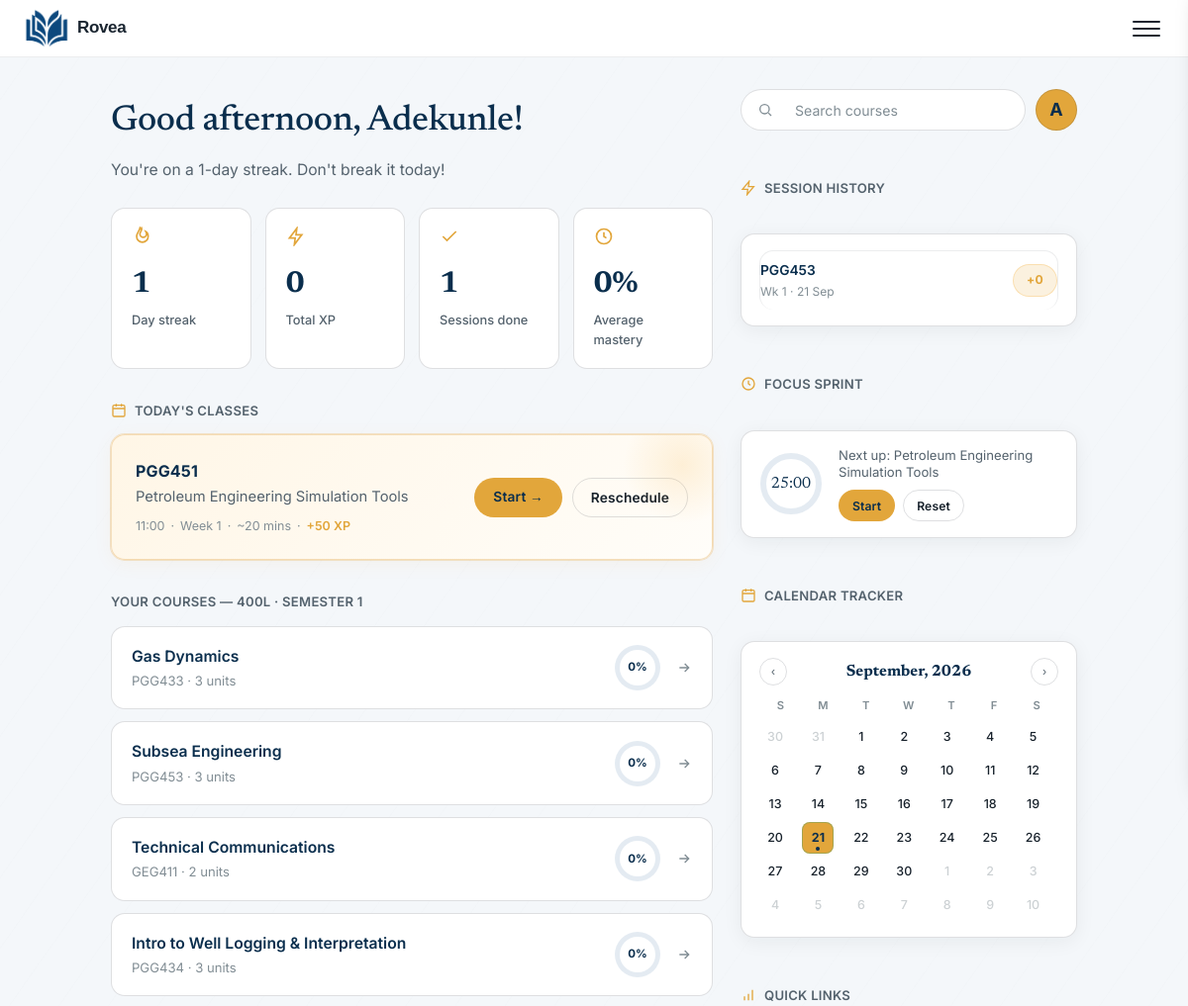
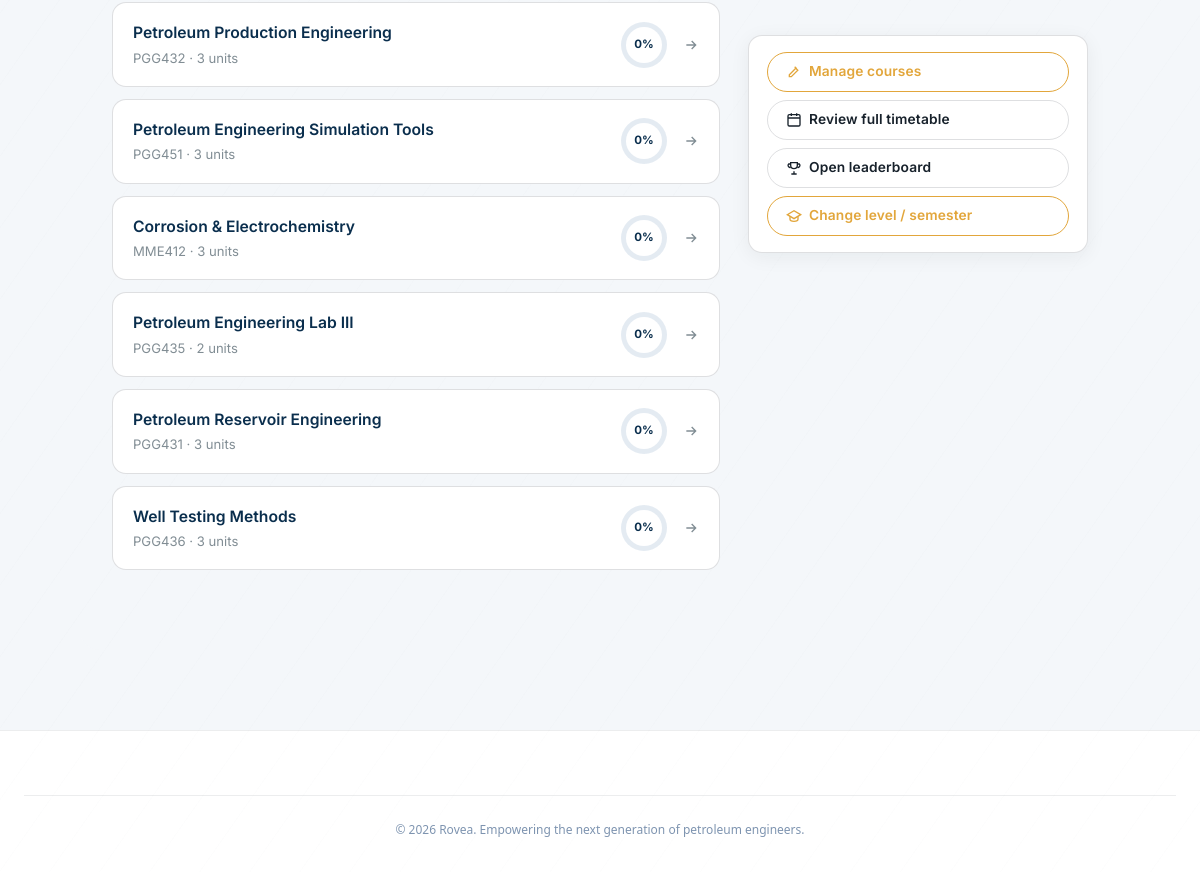
The app's page /dashboard/ (signed in) with its own data (2 pictures, top to bottom).
### core/models.py (models this page shows, shortened)
class StudentProfile(models.Model):
    user = models.OneToOneField(User, on_delete=models.CASCADE, related_name="profile")
    matric_number = models.CharField(max_length=20, blank=True)
    school = models.CharField(max_length=50, choices=SCHOOL_CHOICES, default="unilag")
    department = models.CharField(max_length=50, choices=DEPARTMENT_CHOICES, default="petroleum")
    level = models.CharField(max_length=3, choices=LEVEL_CHOICES)
    semester = models.CharField(max_length=1, choices=SEMESTER_CHOICES)
    is_staff_member = models.BooleanField(default=False)
    elective_courses = models.ManyToManyField(
        'CourseDefinition',
        blank=True,
        related_name="enrolled_students",
        limit_choices_to={"is_elective": True}
    )
    xp = models.IntegerField(default=0)
    streak = models.IntegerField(default=0)
    last_session_date = models.DateField(null=True, blank=True)
    created_at = models.DateTimeField(auto_now_add=True)
    queue_position = models.IntegerField(default=0)
    queue_date = models.DateField(null=True, blank=True)

class TimetableEntry(models.Model):
    DAYS = [("Mon", "Monday"), ("Tue", "Tuesday"), ("Wed", "Wednesday"), ("Thu", "Thursday"), ("Fri", "Friday")]
    student = models.ForeignKey(StudentProfile, on_delete=models.CASCADE, related_name="timetable")
    course_code = models.CharField(max_length=10)
    course_title = models.CharField(max_length=100)
    day = models.CharField(max_length=3, choices=DAYS)
    time = models.CharField(max_length=10, default="09:00")
    week_number = models.IntegerField(default=1)
    total_weeks = models.IntegerField(default=10)
    is_completed = models.BooleanField(default=False)
    is_missed = models.BooleanField(default=False)
    rescheduled_to = models.DateField(null=True, blank=True)
    class Meta:
        ordering = ["day", "time"]

class Session(models.Model):
    student = models.ForeignKey(StudentProfile, on_delete=models.CASCADE, related_name="sessions")
    course_code = models.CharField(max_length=10)
    course_title = models.CharField(max_length=100)
    week_number = models.IntegerField(default=1)
    topics = models.JSONField(default=list)
    current_topic_index = models.IntegerField(default=0)
    is_complete = models.BooleanField(default=False)
    xp_earned = models.IntegerField(default=0)
    started_at = models.DateTimeField(auto_now_add=True)
    completed_at = models.DateTimeField(null=True, blank=True)
    class Meta:
        ordering = ["-started_at"]

### core/views.py (the view)
# urls.py: path("dashboard/", views.dashboard_view, name="dashboard"),
@login_required
def dashboard_view(request):
    if not hasattr(request.user, "profile"):
        return redirect("onboarding")
    profile = request.user.profile
    if profile.level == "400" and profile.semester == "2":
        return redirect("siwes")
    timetable = profile.timetable.all()
    course_defs = {
        c.course_code: c
        for c in CourseDefinition.objects.filter(
            course_code__in=timetable.values_list("course_code", flat=True)
        )
    }
    courses = [
        {
            "code": t.course_code,
            "title": t.course_title,
            "units": course_defs[t.course_code].units if t.course_code in course_defs else 3,
        }
        for t in timetable
    ]
    recent_sessions = profile.sessions.all()[:5]
    leaderboard = StudentProfile.objects.select_related("user").order_by("-xp")[:10]
    sessions_done = profile.sessions.count()
    active_entry = _get_active_course_entry(profile)
    if active_entry:
        todays_courses = [active_entry] if not active_entry.is_completed else []
        today = active_entry.course_code
        is_rest_day = False
    else:
        todays_courses = []
        today = None
        is_rest_day = True
    incomplete_sessions = {
        s.course_code: s
        for s in Session.objects.filter(student=profile, is_complete=False)
    }
    total_courses = timetable.count()
    completed_courses = timetable.filter(is_completed=True).count()
    all_done = total_courses > 0 and completed_courses == total_courses
    return render(request, "core/dashboard.html", {
        "profile": profile,
        "courses": courses,
        "timetable": timetable,
        "recent_sessions": recent_sessions,
        "leaderboard": leaderboard,
        "sessions_done": sessions_done,
        "todays_courses": todays_courses,
        "today": today,
        "incomplete_sessions": incomplete_sessions,
        "all_done": all_done,
        "is_rest_day": is_rest_day,
    })

### core/views.py (called while the page is built)
def _get_active_course_entry(profile):
    courses = list(profile.timetable.order_by("course_code"))
    if not courses:
        return None
    idx = _teaching_day_index(date.today())
    if idx is None:
        return None  # Sunday — rest day
    return courses[idx % len(courses)]

def _teaching_day_index(target_date):
    if target_date.weekday() == 6:
        return None
    delta_days = (target_date - TIMETABLE_EPOCH).days
    full_weeks, remainder = divmod(delta_days, 7)
    return full_weeks * 6 + remainder

### templates/core/dashboard.html (shortened to what this page needs)
{% extends "core/base.html" %}
{% block content %}
<div class="page-container dashboard-grid-container" id="dashboardRoot" data-theme="dark">
  <div class="dashboard-main-col">
    <div class="greeting-section">
      <h2 class="greeting" id="greeting">Hey!</h2>
      <p class="greeting-sub">
        {% if profile.streak > 0 %}
          You're on a {{ profile.streak }}-day streak. Don't break it today!
        {% else %}
          Start a session today to begin your streak!
        {% endif %}
      </p>
    </div>
    <div class="stats-row">
      <div class="stat-card">
        <svg class="ic-lg stat-icon" viewBox="0 0 24 24" fill="none" stroke="currentColor" stroke-width="2"><path d="M12 2c1 3-2 4-2 7a4 4 0 0 0 8 0c0-1-.5-2-1-3 2 1 3 3.5 3 6a7 7 0 0 1-14 0c0-4 3-6 4-10 .3 1 1 2 2 0Z"/></svg>
        <div class="stat-val">{{ profile.streak }}</div>
        <div class="stat-lbl">Day streak</div>
      </div>
      <div class="stat-card">
        <svg class="ic-lg stat-icon" viewBox="0 0 24 24" fill="none" stroke="currentColor" stroke-width="2"><path d="m13 2-9 12h7l-1 8 9-12h-7l1-8Z"/></svg>
        <div class="stat-val">{{ profile.xp }}</div>
        <div class="stat-lbl">Total XP</div>
      </div>
      <div class="stat-card">
        <svg class="ic-lg stat-icon" viewBox="0 0 24 24" fill="none" stroke="currentColor" stroke-width="2"><path d="M20 6 9 17l-5-5"/></svg>
        <div class="stat-val">{{ sessions_done }}</div>
        <div class="stat-lbl">Sessions done</div>
      </div>
      <div class="stat-card">
        <svg class="ic-lg stat-icon" viewBox="0 0 24 24" fill="none" stroke="currentColor" stroke-width="2"><circle cx="12" cy="12" r="9"/><path d="M12 7v5l3 2"/></svg>
        <div class="stat-val"><span id="masteryStatVal">—</span></div>
        <div class="stat-lbl">Average mastery</div>
      </div>
    </div>
    <p class="section-label">
      <svg class="ic" viewBox="0 0 24 24" fill="none" stroke="currentColor" stroke-width="2"><rect x="3" y="4" width="18" height="17" rx="2"/><path d="M3 9h18M8 2v4M16 2v4"/></svg>
      Today's classes
    </p>
    {% if todays_courses %}
      {% for course in todays_courses %}
      <div class="today-card">
        <div>
          <div class="tc-code">{{ course.course_code }}</div>
          <div class="tc-title">{{ course.course_title }}</div>
          <div class="tc-meta">
            <span>{{ course.time }}</span> · <span>Week {{ course.week_number }}</span> · <span>~20 mins</span> · <span class="xp">+50 XP</span>
          </div>
        </div>
        <div class="tc-actions">
          {% if forloop.first %}
            {% if course.course_code in incomplete_sessions %}
              <a href="{% url 'session' course.course_code %}" class="btn btn-primary">Resume →</a>
            {% else %}
              <a href="{% url 'session' course.course_code %}" class="btn btn-primary">Start →</a>
            {% endif %}
            <form method="post" action="{% url 'reschedule' course.id %}" style="margin:0;">
              <button type="submit" class="btn btn-white-outline">Reschedule</button>
            </form>
          {% else %}
            <span class="badge badge-amber live-badge">Up Next</span>
          {% endif %}
        </div>
      </div>
      {% endfor %}
    {% endif %}
    <p class="section-label" style="margin-top:32px;">Your courses — {{ profile.level }}L · Semester {{ profile.semester }}</p>
    <div class="course-list" id="courseList">
      {% for course in courses %}
      <a href="{% url 'session' course.code %}" class="course-pill" data-course-search="{{ course.title|lower }} {{ course.code|lower }}">
        <div style="display:flex;align-items:center;min-width:0;">
          <div>
            <div class="course-name">{{ course.title }}</div>
            <div class="course-code">{{ course.code }} · {{ course.units }} units</div>
          </div>
        </div>
        <div style="display:flex;align-items:center;gap:16px;flex-shrink:0;">
          <div class="progress-circle-container">
            <div class="progress-circle-outer" style="--progress-val: {% if course.progress_pct %}{{ course.progress_pct }}{% else %}0{% endif %};">
              <div class="progress-circle-inner">
                <span class="progress-circle-text">{% if course.progress_pct %}{{ course.progress_pct }}{% else %}0{% endif %}%</span>
              </div>
            </div>
          </div>
          <svg class="ic arrow" viewBox="0 0 24 24" fill="none" stroke="currentColor" stroke-width="2"><path d="M5 12h14M13 6l6 6-6 6"/></svg>
        </div>
      </a>
      {% empty %}
      <div class="course-empty">
        No courses added yet. <a href="{% url 'manage_courses' %}">Add your first course →</a>
      </div>
      {% endfor %}
    </div>
  </div>
  <div class="dashboard-side-col">
    <div class="search-header-row search-header-row--side">
      <div class="search-container">
        <form method="GET" action="#" class="search-wrapper" onsubmit="event.preventDefault();">
          <svg class="ic" viewBox="0 0 24 24" fill="none" stroke="currentColor" stroke-width="2"><circle cx="11" cy="11" r="7"/><path d="m21 21-4.3-4.3"/></svg>
          <input type="text" name="q" placeholder="Search courses" class="search-input" id="courseSearchInput" autocomplete="off">
        </form>
      </div>
      <div class="header-avatar-frame">
        {% if profile.avatar_url %}
          <img src="{{ profile.avatar_url }}" alt="Profile avatar">
        {% else %}
          <span class="header-avatar-fallback">{{ user.first_name|slice:":1"|upper|default:"R" }}</span>
        {% endif %}
      </div>
    </div>
    <p class="section-label">
      <svg class="ic" viewBox="0 0 24 24" fill="none" stroke="currentColor" stroke-width="2"><path d="M13 2 3 14h8l-1 8 10-12h-8l1-8Z"/></svg>
      Session history
    </p>
    <div class="side-widget-card">
      {% if recent_sessions %}
      <div class="session-list">
        {% for s in recent_sessions %}
        <div class="session-row">
          <div>
            <div class="session-course">{{ s.course_code }}</div>
            <div class="session-date">Wk {{ s.week_number }} · {{ s.started_at|date:"d M" }}</div>
          </div>
          <div>
            <span class="badge {% if s.is_complete %}badge-green{% else %}badge-amber{% endif %}">
              +{{ s.xp_earned }}
            </span>
          </div>
        </div>
        {% endfor %}
      </div>
      {% else %}
      <div style="text-align:center;color:var(--ink-faint);font-size:13.5px;padding:1rem 0;">
        No sessions tracked yet.
      </div>
      {% endif %}
    </div>
    <p class="section-label">
      <svg class="ic" viewBox="0 0 24 24" fill="none" stroke="currentColor" stroke-width="2"><circle cx="12" cy="12" r="9"/><path d="M12 7v5l3 2"/></svg>
      Focus sprint
    </p>
    <div class="side-widget-card focus-widget" id="focusWidget"
         data-course-url="{% if todays_courses %}{% url 'session' todays_courses.0.course_code %}{% endif %}"
         data-course-title="{% if todays_courses %}{{ todays_courses.0.course_title|escapejs }}{% endif %}">
      <div class="focus-ring">
        <svg width="64" height="64" viewBox="0 0 64 64">
          <circle class="focus-ring-bg" cx="32" cy="32" r="28"/>
          <circle class="focus-ring-fg" id="focusRingFg" cx="32" cy="32" r="28" stroke-dasharray="175.9" stroke-dashoffset="0"/>
        </svg>
        <div class="focus-time" id="focusTime">25:00</div>
      </div>
      <div class="focus-info">
        <div class="focus-task" id="focusTask">
          {% if todays_courses %}Next up: {{ todays_courses.0.course_title }}{% else %}Pick a course and start a sprint{% endif %}
        </div>
        <div class="focus-controls" id="focusControls">
        </div>
      </div>
    </div>
    <p class="section-label">
      <svg class="ic" viewBox="0 0 24 24" fill="none" stroke="currentColor" stroke-width="2"><rect x="3" y="4" width="18" height="17" rx="2"/><path d="M3 9h18M8 2v4M16 2v4"/></svg>
      Calendar tracker
    </p>
    <div class="calendar-widget side-widget-card">
      <div class="calendar-header">
        <button class="calendar-nav-btn" id="calPrevBtn" aria-label="Previous month">‹</button>
        <span class="calendar-title" id="calendarMonthTitle">June, 2026</span>
        <button class="calendar-nav-btn" id="calNextBtn" aria-label="Next month">›</button>
      </div>
      <div class="calendar-weekdays">
        <div>S</div><div>M</div><div>T</div><div>W</div><div>T</div><div>F</div><div>S</div>
      </div>
      <div class="calendar-days-grid" id="calendarDaysGrid"></div>
    </div>
    <p class="section-label">
      <svg class="ic" viewBox="0 0 24 24" fill="none" stroke="currentColor" stroke-width="2"><path d="M12 20V10M18 20V4M6 20v-6"/></svg>
      Quick links
    </p>
    <div class="side-widget-card" style="display:flex;flex-direction:column;gap:8px;">
        <a href="{% url 'manage_courses' %}" class="btn btn-white-outline btn-full" style="border-color:var(--amber);color:var(--amber);">
          <svg class="ic" viewBox="0 0 24 24" fill="none" stroke="currentColor" stroke-width="2"><path d="m14.7 6.3 3 3L8 19H5v-3Z"/><path d="m13 4 3 3"/></svg>
          Manage courses
        </a>
       <a href="{% url 'timetable' %}" class="btn btn-white-outline btn-full">
          <svg class="ic" viewBox="0 0 24 24" fill="none" stroke="currentColor" stroke-width="2"><rect x="3" y="4" width="18" height="17" rx="2"/><path d="M3 9h18M8 2v4M16 2v4"/></svg>
          Review full timetable
       </a>
       <a href="{% url 'leaderboard' %}" class="btn btn-white-outline btn-full">
          <svg class="ic" viewBox="0 0 24 24" fill="none" stroke="currentColor" stroke-width="2"><path d="M8 21h8M12 17v4M7 4h10v4a5 5 0 0 1-10 0V4Z"/><path d="M7 6H4a3 3 0 0 0 3 5M17 6h3a3 3 0 0 1-3 5"/></svg>
          Open leaderboard
       </a>
       <a href="{% url 'profile_edit' %}" class="btn btn-white-outline btn-full" style="border-color:var(--amber);color:var(--amber);">
          <svg class="ic" viewBox="0 0 24 24" fill="none" stroke="currentColor" stroke-width="2"><path d="M22 10 12 4 2 10l10 6 10-6Z"/><path d="M6 12.5V17c0 1.5 2.7 3 6 3s6-1.5 6-3v-4.5"/></svg>
          Change level / semester
       </a>
    </div>
  </div>
</div>
{% endblock %}

### records on screen
StudentProfile: streak "1", xp "0", level "400", semester "1"
TimetableEntry: course_code "PGG451", course_title "Petroleum Engineering Simulation Tools", time "11:00", week_number "1", shows "Start →", title "Petroleum Engineering Simulation Tools", code "PGG451"
TimetableEntry: title "Gas Dynamics", code "PGG433"
TimetableEntry: title "Subsea Engineering", code "PGG453"
TimetableEntry: title "Technical Communications", code "GEG411"
TimetableEntry: title "Intro to Well Logging & Interpretation", code "PGG434"
TimetableEntry: title "Petroleum Production Engineering", code "PGG432"
TimetableEntry: title "Corrosion & Electrochemistry", code "MME412"
TimetableEntry: title "Petroleum Engineering Lab III", code "PGG435"
TimetableEntry: title "Petroleum Reservoir Engineering", code "PGG431"
TimetableEntry: title "Well Testing Methods", code "PGG436"
Session: course_code "PGG453", week_number "1", started_at "21 Sep", xp_earned "0"

### other values on screen
{{ sessions_done }} "1"
{{ course.units }} "3" "3" "2" "3" "3" "3" "3" "2" "3" "3"
{{ user.first_name|slice:":1"|upper|default:"R" }} "A"
